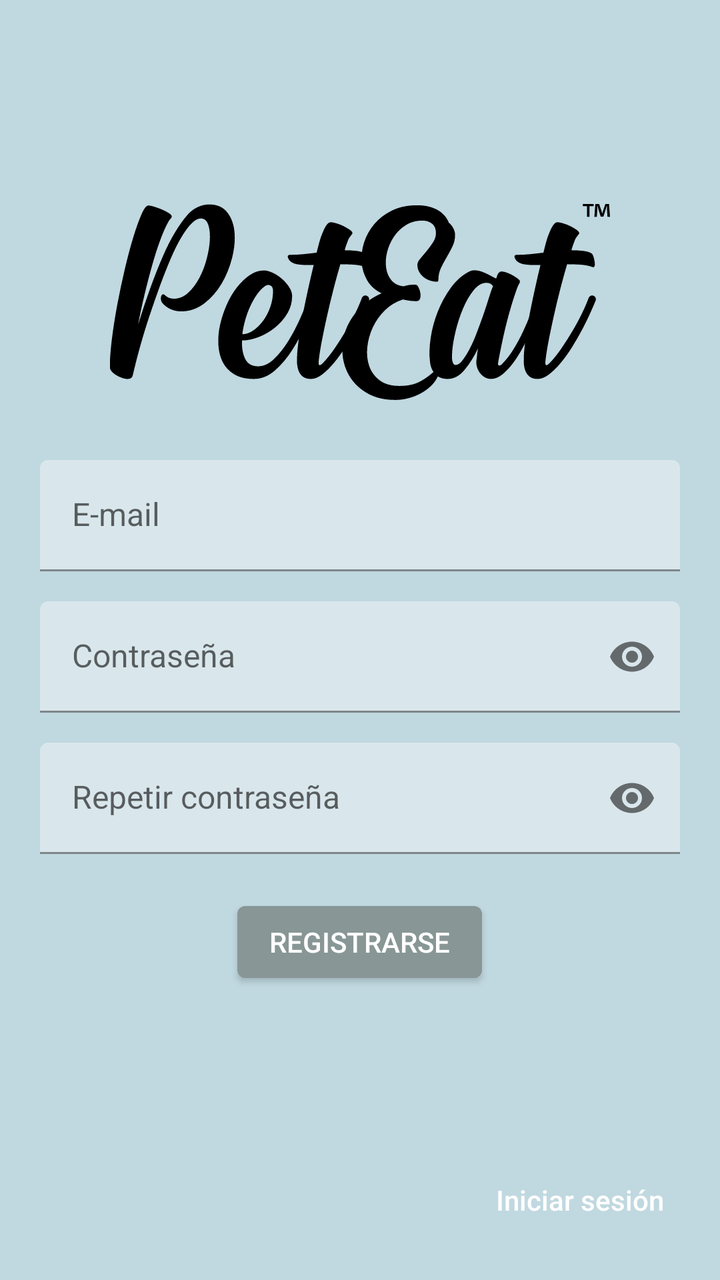
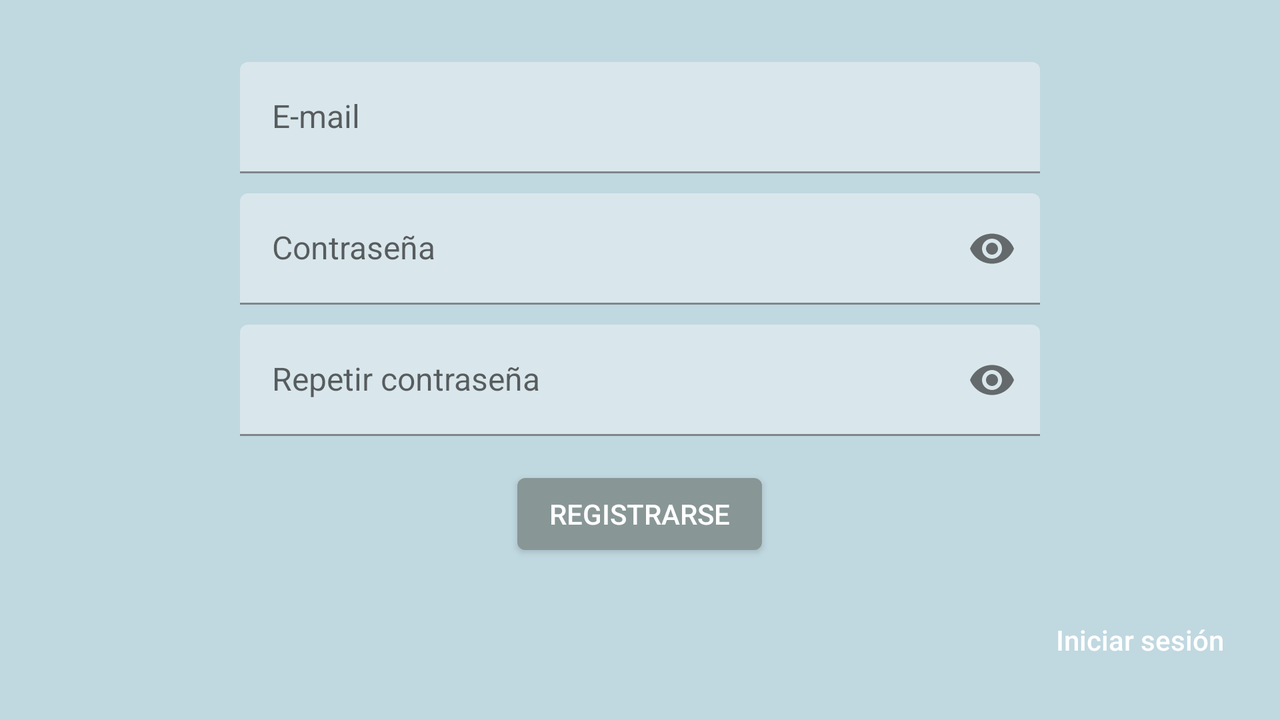

First picture: res/layout/ on a phone held upright. Second picture: the repository's own variant of that layout, on a device whose configuration matches the variant's folder. Source for both follows.
<!-- AndroidManifest.xml: application theme AppTheme -->
<!-- res/layout/activity_signup.xml -->
<?xml version="1.0" encoding="utf-8"?>
<RelativeLayout xmlns:android="http://schemas.android.com/apk/res/android"
    xmlns:app="http://schemas.android.com/apk/res-auto"
    xmlns:tools="http://schemas.android.com/tools"
    android:id="@+id/rlMain"
    android:layout_width="match_parent"
    android:layout_height="match_parent"
    android:paddingTop="@dimen/activity_padding_top"
    android:paddingBottom="@dimen/activity_padding_bottom"
    android:paddingStart="@dimen/activity_padding_start"
    android:paddingEnd="@dimen/activity_padding_end"
    tools:context=".SignupActivity"
    android:background="@color/colorBackground">

    <RelativeLayout
        android:id="@+id/llForm"
        android:layout_width="match_parent"
        android:layout_height="match_parent"
        android:orientation="vertical"
        android:layout_centerHorizontal="true"
        android:focusableInTouchMode="true"
        android:layout_centerVertical="true"
        android:layout_above="@id/button_signin">

        <LinearLayout
            android:layout_width="match_parent"
            android:layout_height="wrap_content"
            android:orientation="vertical"
            android:layout_centerInParent="true"
            tools:ignore="UselessParent">

            <androidx.appcompat.widget.AppCompatImageView
                android:id="@+id/image_view_imagetype"
                android:layout_width="250dp"
                android:layout_height="98dp"
                android:src="@drawable/ic_logotype"
                android:layout_marginBottom="30dp"
                android:layout_marginTop="5dp"
                android:layout_gravity="center"/>

            <com.google.android.material.textfield.TextInputLayout
                android:id="@+id/text_input_email"
                android:layout_width="match_parent"
                android:layout_height="wrap_content"
                android:hint="@string/edit_text_email"
                app:endIconMode="clear_text"
                app:boxBackgroundColor="@color/text_input"
                android:layout_marginBottom="@dimen/item_margin_bottom">

                <com.google.android.material.textfield.TextInputEditText
                    android:id="@+id/edit_text_email"
                    style="@style/Widget.MaterialComponents.TextInputLayout.FilledBox"
                    android:textSize="@dimen/edit_text_size"
                    android:layout_width="match_parent"
                    android:layout_height="wrap_content"
                    android:inputType="textEmailAddress"/>
            </com.google.android.material.textfield.TextInputLayout>

            <com.google.android.material.textfield.TextInputLayout
                android:id="@+id/text_input_password"
                android:layout_width="match_parent"
                android:layout_height="wrap_content"
                android:hint="@string/edit_text_password"
                app:endIconMode="password_toggle"
                app:boxBackgroundColor="@color/text_input"
                android:layout_marginBottom="@dimen/item_margin_bottom">

                <com.google.android.material.textfield.TextInputEditText
                    android:id="@+id/edit_text_password"
                    style="@style/Widget.MaterialComponents.TextInputLayout.FilledBox"
                    android:textSize="@dimen/edit_text_size"
                    android:layout_width="match_parent"
                    android:layout_height="wrap_content"
                    android:inputType="textPassword"/>
            </com.google.android.material.textfield.TextInputLayout>

            <com.google.android.material.textfield.TextInputLayout
                android:id="@+id/text_input_repeat_password"
                android:layout_width="match_parent"
                android:layout_height="wrap_content"
                android:hint="@string/edit_text_repeat_password"
                app:endIconMode="password_toggle"
                app:boxBackgroundColor="@color/text_input">

                <com.google.android.material.textfield.TextInputEditText
                    android:id="@+id/edit_text_repeat_password"
                    style="@style/Widget.MaterialComponents.TextInputLayout.FilledBox"
                    android:textSize="@dimen/edit_text_size"
                    android:layout_width="match_parent"
                    android:layout_height="wrap_content"
                    android:inputType="textPassword"/>
            </com.google.android.material.textfield.TextInputLayout>

            <com.google.android.material.button.MaterialButton
                android:id="@+id/button_signup"
                android:layout_width="wrap_content"
                android:layout_height="wrap_content"
                android:text="@string/button_signup"
                android:layout_gravity="center"
                android:layout_marginTop="20dp"
                android:letterSpacing="0"
                android:textSize="@dimen/button_text_size"/>

        </LinearLayout>
    </RelativeLayout>

    <com.google.android.material.button.MaterialButton
        android:id="@+id/button_signin"
        style="@style/Widget.MaterialComponents.Button.TextButton"
        android:layout_width="wrap_content"
        android:layout_height="wrap_content"
        android:text="@string/button_signin"
        android:inputType="textCapSentences"
        android:textSize="@dimen/button_text_size"
        android:textColor="@color/white"
        android:layout_alignParentBottom="true"
        android:layout_alignParentEnd="true"
        android:letterSpacing="0"/>

    <ProgressBar
        android:id="@+id/progress_bar"
        android:layout_width="200dp"
        android:layout_height="200dp"
        android:visibility="gone"
        android:layout_centerInParent="true"/>
</RelativeLayout>
<!-- resources referenced by this layout -->
<resources>
  <color name="colorBackground">#c0d8e0</color>
  <color name="text_input">#D9E7EC</color>
  <color name="white">#FFFFFF</color>
  <dimen name="activity_padding_bottom">16dp</dimen>
  <dimen name="activity_padding_end">20dp</dimen>
  <dimen name="activity_padding_start">20dp</dimen>
  <dimen name="activity_padding_top">16dp</dimen>
  <dimen name="button_text_size">14sp</dimen>
  <dimen name="edit_text_size">16sp</dimen>
  <dimen name="item_margin_bottom">15dp</dimen>
  <!-- drawable ic_logotype: vector/xml drawable (drawable, 12178 chars, omitted) -->
  <string name="button_signin">Iniciar sesión</string>
  <string name="button_signup">Registrarse</string>
  <string name="edit_text_email">E-mail</string>
  <string name="edit_text_password">Contraseña</string>
  <string name="edit_text_repeat_password">Repetir contraseña</string>
  <style name="AppTheme" parent="Theme.MaterialComponents.DayNight.NoActionBar">
          
          <item name="colorPrimary">@color/colorPrimary</item>
          <item name="colorPrimaryDark">@color/colorPrimaryDark</item>
          <item name="colorAccent">@color/colorAccent</item>
          <item name="android:windowContentTransitions">true</item>
      </style>
  <color name="colorPrimary">#889696</color>
  <color name="colorPrimaryDark">#f3ffff</color>
  <color name="colorAccent">#8fa7ae</color>
</resources>
<!-- res/layout-land/activity_signup.xml (the repository's variant of the layout above) -->
<!-- drawn on the phone turned sideways -->
<?xml version="1.0" encoding="utf-8"?>
<RelativeLayout xmlns:android="http://schemas.android.com/apk/res/android"
    xmlns:app="http://schemas.android.com/apk/res-auto"
    xmlns:tools="http://schemas.android.com/tools"
    android:id="@+id/rlMain"
    android:layout_width="match_parent"
    android:layout_height="match_parent"
    android:paddingTop="@dimen/activity_padding_top"
    android:paddingBottom="@dimen/activity_padding_bottom"
    android:paddingStart="@dimen/activity_padding_start"
    android:paddingEnd="@dimen/activity_padding_end"
    tools:context=".SignupActivity"
    android:background="@color/colorBackground">

    <RelativeLayout
        android:id="@+id/llForm"
        android:layout_width="match_parent"
        android:layout_height="match_parent"
        android:orientation="vertical"
        android:layout_centerHorizontal="true"
        android:focusableInTouchMode="true"
        android:layout_centerVertical="true"
        android:layout_above="@id/button_signin">

        <LinearLayout
            android:layout_width="match_parent"
            android:layout_height="wrap_content"
            android:orientation="vertical"
            android:layout_centerInParent="true"
            tools:ignore="UselessParent">

            <com.google.android.material.textfield.TextInputLayout
                android:id="@+id/text_input_email"
                android:layout_width="400dp"
                android:layout_height="wrap_content"
                android:hint="@string/edit_text_email"
                app:endIconMode="clear_text"
                android:layout_gravity="center"
                app:boxBackgroundColor="@color/text_input"
                android:layout_marginBottom="10dp">

                <com.google.android.material.textfield.TextInputEditText
                    android:id="@+id/edit_text_email"
                    style="@style/Widget.MaterialComponents.TextInputLayout.FilledBox"
                    android:textSize="@dimen/edit_text_size"
                    android:layout_width="match_parent"
                    android:layout_height="wrap_content"
                    android:inputType="textEmailAddress"/>
            </com.google.android.material.textfield.TextInputLayout>

            <com.google.android.material.textfield.TextInputLayout
                android:id="@+id/text_input_password"
                android:layout_width="400dp"
                android:layout_height="wrap_content"
                android:hint="@string/edit_text_password"
                app:endIconMode="password_toggle"
                android:layout_gravity="center"
                app:boxBackgroundColor="@color/text_input"
                android:layout_marginBottom="10dp">

                <com.google.android.material.textfield.TextInputEditText
                    android:id="@+id/edit_text_password"
                    style="@style/Widget.MaterialComponents.TextInputLayout.FilledBox"
                    android:textSize="@dimen/edit_text_size"
                    android:layout_width="match_parent"
                    android:layout_height="wrap_content"
                    android:inputType="textPassword"/>
            </com.google.android.material.textfield.TextInputLayout>

            <com.google.android.material.textfield.TextInputLayout
                android:id="@+id/text_input_repeat_password"
                android:layout_width="400dp"
                android:layout_height="wrap_content"
                android:layout_gravity="center"
                android:hint="@string/edit_text_repeat_password"
                app:endIconMode="password_toggle"
                app:boxBackgroundColor="@color/text_input">

                <com.google.android.material.textfield.TextInputEditText
                    android:id="@+id/edit_text_repeat_password"
                    style="@style/Widget.MaterialComponents.TextInputLayout.FilledBox"
                    android:textSize="@dimen/edit_text_size"
                    android:layout_width="match_parent"
                    android:layout_height="wrap_content"
                    android:inputType="textPassword"/>
            </com.google.android.material.textfield.TextInputLayout>

            <com.google.android.material.button.MaterialButton
                android:id="@+id/button_signup"
                android:layout_width="wrap_content"
                android:layout_height="wrap_content"
                android:text="@string/button_signup"
                android:layout_gravity="center"
                android:layout_marginTop="15dp"
                android:letterSpacing="0"
                android:textSize="@dimen/button_text_size"/>

        </LinearLayout>
    </RelativeLayout>

    <com.google.android.material.button.MaterialButton
        android:id="@+id/button_signin"
        style="@style/Widget.MaterialComponents.Button.TextButton"
        android:layout_width="wrap_content"
        android:layout_height="wrap_content"
        android:text="@string/button_signin"
        android:inputType="textCapSentences"
        android:textSize="@dimen/button_text_size"
        android:textColor="@color/white"
        android:layout_alignParentBottom="true"
        android:layout_alignParentEnd="true"
        android:letterSpacing="0"/>

    <ProgressBar
        android:id="@+id/progress_bar"
        android:layout_width="200dp"
        android:layout_height="200dp"
        android:visibility="gone"
        android:layout_centerInParent="true"/>
</RelativeLayout>
<!-- resources referenced by the variant -->
<!-- as the phone turned sideways resolves them -->
<resources>
  <color name="colorBackground">#c0d8e0</color>
  <color name="text_input">#D9E7EC</color>
  <color name="white">#FFFFFF</color>
  <dimen name="activity_padding_bottom">16dp</dimen>
  <dimen name="activity_padding_end">20dp</dimen>
  <dimen name="activity_padding_start">20dp</dimen>
  <dimen name="activity_padding_top">16dp</dimen>
  <dimen name="button_text_size">14sp</dimen>
  <dimen name="edit_text_size">16sp</dimen>
  <string name="button_signin">Iniciar sesión</string>
  <string name="button_signup">Registrarse</string>
  <string name="edit_text_email">E-mail</string>
  <string name="edit_text_password">Contraseña</string>
  <string name="edit_text_repeat_password">Repetir contraseña</string>
  <style name="AppTheme" parent="Theme.MaterialComponents.DayNight.NoActionBar">
          
          <item name="colorPrimary">@color/colorPrimary</item>
          <item name="colorPrimaryDark">@color/colorPrimaryDark</item>
          <item name="colorAccent">@color/colorAccent</item>
          <item name="android:windowContentTransitions">true</item>
      </style>
  <color name="colorPrimary">#889696</color>
  <color name="colorPrimaryDark">#f3ffff</color>
  <color name="colorAccent">#8fa7ae</color>
</resources>
